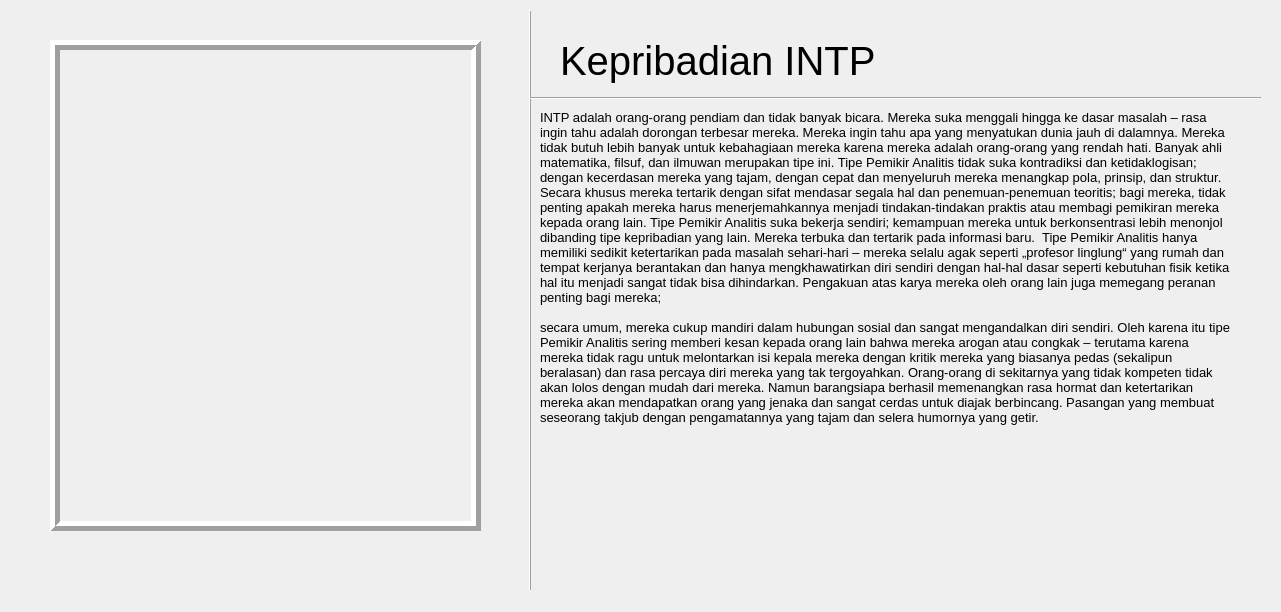
<?xml version="1.0" encoding="UTF-8"?>
<ui version="4.0">
 <class>Dialog</class>
 <widget class="QDialog" name="Dialog">
  <property name="geometry">
   <rect>
    <x>0</x>
    <y>0</y>
    <width>1281</width>
    <height>612</height>
   </rect>
  </property>
  <property name="sizePolicy">
   <sizepolicy hsizetype="Fixed" vsizetype="Fixed">
    <horstretch>0</horstretch>
    <verstretch>0</verstretch>
   </sizepolicy>
  </property>
  <property name="windowTitle">
   <string>Dialog</string>
  </property>
  <widget class="QLabel" name="label">
   <property name="geometry">
    <rect>
     <x>50</x>
     <y>40</y>
     <width>431</width>
     <height>491</height>
    </rect>
   </property>
   <property name="sizePolicy">
    <sizepolicy hsizetype="Fixed" vsizetype="Fixed">
     <horstretch>0</horstretch>
     <verstretch>0</verstretch>
    </sizepolicy>
   </property>
   <property name="frameShape">
    <enum>QFrame::Box</enum>
   </property>
   <property name="frameShadow">
    <enum>QFrame::Raised</enum>
   </property>
   <property name="lineWidth">
    <number>5</number>
   </property>
   <property name="text">
    <string/>
   </property>
   <property name="pixmap">
    <pixmap>C:/Users/faisal21/PycharmProjects/5b9594c61c0709747b74f04c810943e1.jpg</pixmap>
   </property>
   <property name="scaledContents">
    <bool>true</bool>
   </property>
  </widget>
  <widget class="QLabel" name="label_2">
   <property name="geometry">
    <rect>
     <x>560</x>
     <y>30</y>
     <width>371</width>
     <height>61</height>
    </rect>
   </property>
   <property name="font">
    <font>
     <pointsize>30</pointsize>
    </font>
   </property>
   <property name="text">
    <string>Kepribadian INTP</string>
   </property>
  </widget>
  <widget class="QLabel" name="label_3">
   <property name="geometry">
    <rect>
     <x>540</x>
     <y>110</y>
     <width>691</width>
     <height>471</height>
    </rect>
   </property>
   <property name="font">
    <font>
     <pointsize>10</pointsize>
    </font>
   </property>
   <property name="frameShape">
    <enum>QFrame::NoFrame</enum>
   </property>
   <property name="frameShadow">
    <enum>QFrame::Raised</enum>
   </property>
   <property name="lineWidth">
    <number>2</number>
   </property>
   <property name="text">
    <string>INTP adalah orang-orang pendiam dan tidak banyak bicara. Mereka suka menggali hingga ke dasar masalah – rasa ingin tahu adalah dorongan terbesar mereka. Mereka ingin tahu apa yang menyatukan dunia jauh di dalamnya. Mereka tidak butuh lebih banyak untuk kebahagiaan mereka karena mereka adalah orang-orang yang rendah hati. Banyak ahli matematika, filsuf, dan ilmuwan merupakan tipe ini. Tipe Pemikir Analitis tidak suka kontradiksi dan ketidaklogisan; dengan kecerdasan mereka yang tajam, dengan cepat dan menyeluruh mereka menangkap pola, prinsip, dan struktur. Secara khusus mereka tertarik dengan sifat mendasar segala hal dan penemuan-penemuan teoritis; bagi mereka, tidak penting apakah mereka harus menerjemahkannya menjadi tindakan-tindakan praktis atau membagi pemikiran mereka kepada orang lain. Tipe Pemikir Analitis suka bekerja sendiri; kemampuan mereka untuk berkonsentrasi lebih menonjol dibanding tipe kepribadian yang lain. Mereka terbuka dan tertarik pada informasi baru.  Tipe Pemikir Analitis hanya memiliki sedikit ketertarikan pada masalah sehari-hari – mereka selalu agak seperti „profesor linglung“ yang rumah dan tempat kerjanya berantakan dan hanya mengkhawatirkan diri sendiri dengan hal-hal dasar seperti kebutuhan fisik ketika hal itu menjadi sangat tidak bisa dihindarkan. Pengakuan atas karya mereka oleh orang lain juga memegang peranan penting bagi mereka; 

secara umum, mereka cukup mandiri dalam hubungan sosial dan sangat mengandalkan diri sendiri. Oleh karena itu tipe Pemikir Analitis sering memberi kesan kepada orang lain bahwa mereka arogan atau congkak – terutama karena mereka tidak ragu untuk melontarkan isi kepala mereka dengan kritik mereka yang biasanya pedas (sekalipun beralasan) dan rasa percaya diri mereka yang tak tergoyahkan. Orang-orang di sekitarnya yang tidak kompeten tidak akan lolos dengan mudah dari mereka. Namun barangsiapa berhasil memenangkan rasa hormat dan ketertarikan mereka akan mendapatkan orang yang jenaka dan sangat cerdas untuk diajak berbincang. Pasangan yang membuat seseorang takjub dengan pengamatannya yang tajam dan selera humornya yang getir.</string>
   </property>
   <property name="textFormat">
    <enum>Qt::AutoText</enum>
   </property>
   <property name="scaledContents">
    <bool>false</bool>
   </property>
   <property name="alignment">
    <set>Qt::AlignLeading|Qt::AlignLeft|Qt::AlignTop</set>
   </property>
   <property name="wordWrap">
    <bool>true</bool>
   </property>
   <property name="margin">
    <number>13</number>
   </property>
  </widget>
  <widget class="QLabel" name="label_4">
   <property name="geometry">
    <rect>
     <x>0</x>
     <y>0</y>
     <width>1281</width>
     <height>611</height>
    </rect>
   </property>
   <property name="font">
    <font>
     <pointsize>25</pointsize>
    </font>
   </property>
   <property name="text">
    <string/>
   </property>
   <property name="pixmap">
    <pixmap>C:/Users/faisal21/PycharmProjects/BFBC2_Clean_Background_2160_8-Bit.png</pixmap>
   </property>
   <property name="scaledContents">
    <bool>true</bool>
   </property>
  </widget>
  <widget class="Line" name="line">
   <property name="geometry">
    <rect>
     <x>520</x>
     <y>10</y>
     <width>20</width>
     <height>581</height>
    </rect>
   </property>
   <property name="frameShadow">
    <enum>QFrame::Raised</enum>
   </property>
   <property name="lineWidth">
    <number>1</number>
   </property>
   <property name="orientation">
    <enum>Qt::Vertical</enum>
   </property>
  </widget>
  <widget class="Line" name="line_2">
   <property name="geometry">
    <rect>
     <x>530</x>
     <y>90</y>
     <width>731</width>
     <height>16</height>
    </rect>
   </property>
   <property name="orientation">
    <enum>Qt::Horizontal</enum>
   </property>
  </widget>
  <zorder>label_4</zorder>
  <zorder>label</zorder>
  <zorder>label_2</zorder>
  <zorder>label_3</zorder>
  <zorder>line</zorder>
  <zorder>line_2</zorder>
 </widget>
 <resources/>
 <connections/>
</ui>
